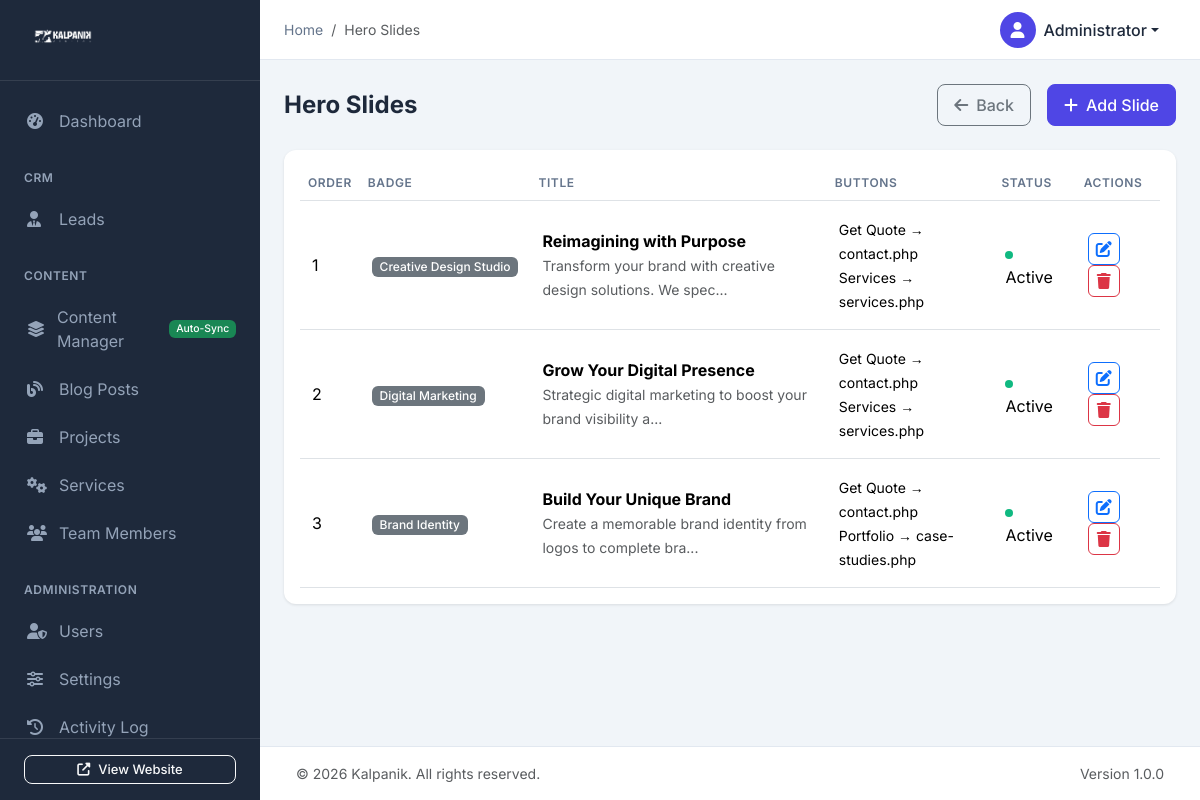
Page /admin/content/hero-slides.php (signed in) on the committed database.
### tables this page shows
CREATE TABLE IF NOT EXISTS users (
    id INT AUTO_INCREMENT PRIMARY KEY,
    username VARCHAR(50) NOT NULL UNIQUE,
    email VARCHAR(100) NOT NULL UNIQUE,
    password VARCHAR(255) NOT NULL,
    full_name VARCHAR(100) NOT NULL,
    role ENUM('admin', 'editor', 'viewer') DEFAULT 'editor',
    avatar VARCHAR(255) DEFAULT NULL,
    is_active TINYINT(1) DEFAULT 1,
    last_login DATETIME DEFAULT NULL,
    created_at TIMESTAMP DEFAULT CURRENT_TIMESTAMP,
    updated_at TIMESTAMP DEFAULT CURRENT_TIMESTAMP ON UPDATE CURRENT_TIMESTAMP
);

CREATE TABLE IF NOT EXISTS hero_slides (
    id INT AUTO_INCREMENT PRIMARY KEY,
    title VARCHAR(255) NOT NULL,
    subtitle TEXT,
    badge_text VARCHAR(100),
    button1_text VARCHAR(50),
    button1_link VARCHAR(255),
    button2_text VARCHAR(50),
    button2_link VARCHAR(255),
    image1 VARCHAR(255),
    image2 VARCHAR(255),
    image3 VARCHAR(255),
    sort_order INT DEFAULT 0,
    is_active TINYINT(1) DEFAULT 1,
    created_at TIMESTAMP DEFAULT CURRENT_TIMESTAMP,
    updated_at TIMESTAMP DEFAULT CURRENT_TIMESTAMP ON UPDATE CURRENT_TIMESTAMP
);

### admin/content/hero-slides.php (the view, shortened to what the rows shown need)
<?php
require_once __DIR__ . '/../config/auth.php';
$action = $_GET['action'] ?? 'list';
$id = isset($_GET['id']) ? (int)$_GET['id'] : 0;
$slide = null;
require_once __DIR__ . '/../includes/header.php';
if ($action === 'add' || $action === 'edit') {
    ?>
    <div class="page-header">
        <h1 class="page-title"><?php echo $action === 'add' ? 'Add Hero Slide' : 'Edit Hero Slide'; ?></h1>
        <a href="<?php echo getAdminUrl('content/hero-slides.php'); ?>" class="btn btn-outline-secondary">
            <i class="fas fa-arrow-left me-2"></i>Back to List
        </a>
    </div>
    <form method="POST" action="hero-slides.php<?php echo $id ? '?id=' . $id : ''; ?>" enctype="multipart/form-data">
        <input type="hidden" name="csrf_token" value="<?php echo generateCsrfToken(); ?>">
        <div class="row">
            <div class="col-lg-8">
                <div class="card">
                    <div class="card-header">
                        <h5 class="card-title">Slide Content</h5>
                    </div>
                    <div class="card-body">
                        <div class="mb-3">
                            <label for="badge_text" class="form-label">Badge Text</label>
                            <input type="text" class="form-control" id="badge_text" name="badge_text"
                                   placeholder="e.g., Creative Design Studio"
                                   value="<?php echo htmlspecialchars($slide['badge_text'] ?? ''); ?>">
                        </div>
                        <div class="mb-3">
                            <label for="title" class="form-label">Title *</label>
                            <input type="text" class="form-control" id="title" name="title" required
                                   placeholder="e.g., Reimagining with Purpose"
                                   value="<?php echo htmlspecialchars($slide['title'] ?? ''); ?>">
                        </div>
                        <div class="mb-3">
                            <label for="subtitle" class="form-label">Subtitle</label>
                            <textarea class="form-control" id="subtitle" name="subtitle" rows="3"
                                      placeholder="Brief description..."><?php echo htmlspecialchars($slide['subtitle'] ?? ''); ?></textarea>
                        </div>
                        <div class="row">
                            <div class="col-md-6">
                                <div class="mb-3">
                                    <label for="button1_text" class="form-label">Button 1 Text</label>
                                    <input type="text" class="form-control" id="button1_text" name="button1_text"
                                           value="<?php echo htmlspecialchars($slide['button1_text'] ?? 'Get Quote'); ?>">
                                </div>
                            </div>
                            <div class="col-md-6">
                                <div class="mb-3">
                                    <label for="button1_link" class="form-label">Button 1 Link</label>
                                    <input type="text" class="form-control" id="button1_link" name="button1_link"
                                           value="<?php echo htmlspecialchars($slide['button1_link'] ?? 'contact.php'); ?>">
                                </div>
                            </div>
                            <div class="col-md-6">
                                <div class="mb-3">
                                    <label for="button2_text" class="form-label">Button 2 Text</label>
                                    <input type="text" class="form-control" id="button2_text" name="button2_text"
                                           value="<?php echo htmlspecialchars($slide['button2_text'] ?? 'Services'); ?>">
                                </div>
                            </div>
                            <div class="col-md-6">
                                <div class="mb-3">
                                    <label for="button2_link" class="form-label">Button 2 Link</label>
                                    <input type="text" class="form-control" id="button2_link" name="button2_link"
                                           value="<?php echo htmlspecialchars($slide['button2_link'] ?? 'services.php'); ?>">
                                </div>
                            </div>
                        </div>
                    </div>
                </div>
                <div class="card">
                    <div class="card-header">
                        <h5 class="card-title">Slide Images (Masonry Grid)</h5>
                    </div>
                    <div class="card-body">
                        <div class="row">
                            <?php for ($i = 1; $i <= 3; $i++): ?>
                            <div class="col-md-4">
                                <div class="mb-3">
                                    <label class="form-label">Image <?php echo $i; ?></label>
                                    <?php if (!empty($slide["image$i"])): ?>
                                    <div class="mb-2">
                                        <img src="<?php echo getSiteUrl($slide["image$i"]); ?>"
                                             alt="Image <?php echo $i; ?>" class="img-fluid rounded" style="max-height: 100px;">
                                    </div>
                                    <?php endif; ?>
                                    <input type="file" class="form-control" name="image<?php echo $i; ?>" accept="image/*">
                                </div>
                            </div>
                            <?php endfor; ?>
                        </div>
                        <small class="text-muted">Upload images for the masonry grid display.<br><strong>Size:</strong> 400×500px &nbsp;|&nbsp; <strong>Format:</strong> JPG, PNG, WebP &nbsp;|&nbsp; <strong>Max:</strong> 2MB</small>
                    </div>
                </div>
            </div>
            <div class="col-lg-4">
                <div class="card">
                    <div class="card-header">
                        <h5 class="card-title">Settings</h5>
                    </div>
                    <div class="card-body">
                        <div class="mb-3">
                            <label for="sort_order" class="form-label">Sort Order</label>
                            <input type="number" class="form-control" id="sort_order" name="sort_order"
                                   value="<?php echo (int)($slide['sort_order'] ?? 0); ?>">
                        </div>
                        <div class="form-check mb-3">
                            <input class="form-check-input" type="checkbox" id="is_active" name="is_active"
                                   <?php echo ($slide['is_active'] ?? 1) ? 'checked' : ''; ?>>
                            <label class="form-check-label" for="is_active">Active</label>
                        </div>
                    </div>
                </div>
                <div class="d-grid gap-2">
                    <button type="submit" name="save_slide" class="btn btn-primary">
                        <i class="fas fa-save me-2"></i>Save Slide
                    </button>
                    <a href="<?php echo getAdminUrl('content/hero-slides.php'); ?>" class="btn btn-outline-secondary">Cancel</a>
                </div>
            </div>
        </div>
    </form>
    <?php
} else {
    $stmt = $db->query("SELECT * FROM hero_slides ORDER BY sort_order ASC, id DESC");
    $slides = $stmt->fetchAll();
    ?>
    <div class="page-header">
        <h1 class="page-title">Hero Slides</h1>
    </div>
    <div class="card">
        <div class="card-body">
            <?php if (empty($slides)): ?>
            <div class="empty-state">
                <i class="fas fa-images"></i>
                <h5>No hero slides found</h5>
                <p>Create slides for your homepage hero section.</p>
                <a href="<?php echo getAdminUrl('content/hero-slides.php?action=add'); ?>" class="btn btn-primary">
                    <i class="fas fa-plus me-2"></i>Add Slide
                </a>
            </div>
            <?php else: ?>
            <div class="table-responsive">
                <table class="table table-hover">
                    <thead>
                        <tr>
                            <th>Order</th>
                            <th>Badge</th>
                            <th>Title</th>
                            <th>Buttons</th>
                            <th>Status</th>
                            <th>Actions</th>
                        </tr>
                    </thead>
                    <tbody>
                        <?php foreach ($slides as $slide): ?>
                        <tr>
                            <td><?php echo $slide['sort_order']; ?></td>
                            <td><span class="badge bg-secondary"><?php echo htmlspecialchars($slide['badge_text']); ?></span></td>
                            <td>
                                <strong><?php echo htmlspecialchars($slide['title']); ?></strong>
                                <br><small class="text-muted"><?php echo htmlspecialchars(substr($slide['subtitle'], 0, 60)); ?>...</small>
                            </td>
                            <td>
                                <small>
                                    <?php echo htmlspecialchars($slide['button1_text']); ?> → <?php echo htmlspecialchars($slide['button1_link']); ?>
                                    <br>
                                    <?php echo htmlspecialchars($slide['button2_text']); ?> → <?php echo htmlspecialchars($slide['button2_link']); ?>
                                </small>
                            </td>
                            <td>
                                <span class="status-dot <?php echo $slide['is_active'] ? 'active' : 'inactive'; ?>"></span>
                                <?php echo $slide['is_active'] ? 'Active' : 'Inactive'; ?>
                            </td>
                            <td>
                                <a href="<?php echo getAdminUrl('content/hero-slides.php?action=edit&id=' . $slide['id']); ?>"
                                   class="btn btn-action btn-outline-primary" title="Edit">
                                    <i class="fas fa-edit"></i>
                                </a>
                                <form method="POST" action="hero-slides.php?id=<?php echo $slide['id']; ?>" class="d-inline">
                                    <button type="submit" name="delete_slide" class="btn btn-action btn-outline-danger delete-btn" title="Delete">
                                        <i class="fas fa-trash"></i>
                                    </button>
                                </form>
                            </td>
                        </tr>
                        <?php endforeach; ?>
                    </tbody>
                </table>
            </div>
            <?php endif; ?>
        </div>
    </div>
    <?php
}
require_once __DIR__ . '/../includes/footer.php';
?>

### admin/includes/header.php (shortened to what the rows shown need)
<?php
require_once __DIR__ . '/../config/auth.php';
$currentUser = getCurrentUser();
?>
<!DOCTYPE html>
<html lang="en">
<head>
    <link href="https://cdn.jsdelivr.net/npm/bootstrap@5.3.2/dist/css/bootstrap.min.css" rel="stylesheet">
    <link rel="stylesheet" href="https://cdnjs.cloudflare.com/ajax/libs/font-awesome/6.5.1/css/all.min.css">
    <link href="https://cdn.datatables.net/1.13.7/css/dataTables.bootstrap5.min.css" rel="stylesheet">
    <link rel="stylesheet" href="<?php echo getAdminUrl('assets/css/admin.css'); ?>">
</head>
<body>
    <div class="main-content" id="mainContent">
        <nav class="topbar">
            <div class="topbar-right">
                <div class="dropdown">
                    <button class="btn btn-link dropdown-toggle user-dropdown" type="button" data-bs-toggle="dropdown">
                        <div class="user-avatar">
                            <?php if ($currentUser['avatar']): ?>
                                <img src="<?php echo $currentUser['avatar']; ?>" alt="Avatar">
                            <?php else: ?>
                                <i class="fas fa-user"></i>
                            <?php endif; ?>
                        </div>
                        <span class="d-none d-md-inline"><?php echo htmlspecialchars($currentUser['full_name']); ?></span>
                    </button>
                </div>
            </div>
        </nav>
        <div class="content-wrapper">

### rows in the picture
users: full_name "Administrator"
hero_slides: sort_order "1", badge_text "Creative Design Studio", title "Reimagining with Purpose", subtitle "Transform your brand with creative design solutions. We spec", button1_text "Get Quote", button1_link "contact.php", button2_text "Services", button2_link "services.php", is_active 1 (drawn)
hero_slides: sort_order "2", badge_text "Digital Marketing", title "Grow Your Digital Presence", subtitle "Strategic digital marketing to boost your brand visibility a", button1_text "Get Quote", button1_link "contact.php", button2_text "Services", button2_link "services.php", is_active 1 (drawn)
hero_slides: sort_order "3", badge_text "Brand Identity", title "Build Your Unique Brand", subtitle "Create a memorable brand identity from logos to complete bra", button1_text "Get Quote", button1_link "contact.php", button2_text "Portfolio", button2_link "case-studies.php", is_active 1 (drawn)

### other values in the picture
$page_title "Hero Slides"
